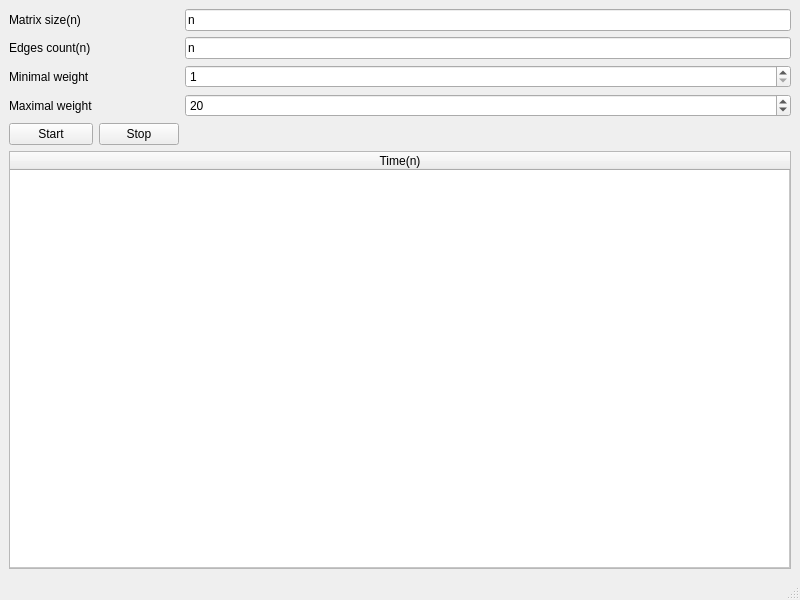
<?xml version="1.0" encoding="UTF-8"?>
<ui version="4.0">
 <class>MainWindow</class>
 <widget class="QMainWindow" name="MainWindow">
  <property name="geometry">
   <rect>
    <x>0</x>
    <y>0</y>
    <width>800</width>
    <height>600</height>
   </rect>
  </property>
  <property name="windowTitle">
   <string>MainWindow</string>
  </property>
  <widget class="QWidget" name="centralwidget">
   <layout class="QGridLayout" name="gridLayout">
    <item row="5" column="2">
     <widget class="QSpinBox" name="maxInput">
      <property name="minimum">
       <number>2</number>
      </property>
      <property name="value">
       <number>20</number>
      </property>
     </widget>
    </item>
    <item row="4" column="0">
     <widget class="QLabel" name="minLabel">
      <property name="text">
       <string>Minimal weight</string>
      </property>
     </widget>
    </item>
    <item row="2" column="0">
     <widget class="QLabel" name="matrixLabel">
      <property name="text">
       <string>Matrix size(n)</string>
      </property>
     </widget>
    </item>
    <item row="3" column="0">
     <widget class="QLabel" name="edgesLabel">
      <property name="text">
       <string>Edges count(n)</string>
      </property>
     </widget>
    </item>
    <item row="7" column="1">
     <widget class="QPushButton" name="stopButton">
      <property name="text">
       <string>Stop</string>
      </property>
     </widget>
    </item>
    <item row="3" column="2">
     <widget class="QLineEdit" name="edgesInput">
      <property name="text">
       <string>n</string>
      </property>
     </widget>
    </item>
    <item row="8" column="0" colspan="3">
     <widget class="QTableWidget" name="tableWidget">
      <property name="rowCount">
       <number>1</number>
      </property>
      <attribute name="horizontalHeaderStretchLastSection">
       <bool>true</bool>
      </attribute>
      <attribute name="verticalHeaderVisible">
       <bool>false</bool>
      </attribute>
      <attribute name="verticalHeaderHighlightSections">
       <bool>true</bool>
      </attribute>
      <attribute name="verticalHeaderStretchLastSection">
       <bool>true</bool>
      </attribute>
      <row/>
      <column>
       <property name="text">
        <string>Time(n)</string>
       </property>
      </column>
     </widget>
    </item>
    <item row="5" column="0">
     <widget class="QLabel" name="maxLabel">
      <property name="text">
       <string>Maximal weight</string>
      </property>
     </widget>
    </item>
    <item row="4" column="2">
     <widget class="QSpinBox" name="minInput">
      <property name="minimum">
       <number>1</number>
      </property>
     </widget>
    </item>
    <item row="7" column="0">
     <widget class="QPushButton" name="startButton">
      <property name="text">
       <string>Start</string>
      </property>
     </widget>
    </item>
    <item row="2" column="2">
     <widget class="QLineEdit" name="sizeInput">
      <property name="text">
       <string>n</string>
      </property>
     </widget>
    </item>
   </layout>
  </widget>
  <widget class="QMenuBar" name="menubar">
   <property name="geometry">
    <rect>
     <x>0</x>
     <y>0</y>
     <width>800</width>
     <height>23</height>
    </rect>
   </property>
  </widget>
  <widget class="QStatusBar" name="statusbar"/>
 </widget>
 <resources/>
 <connections/>
</ui>
